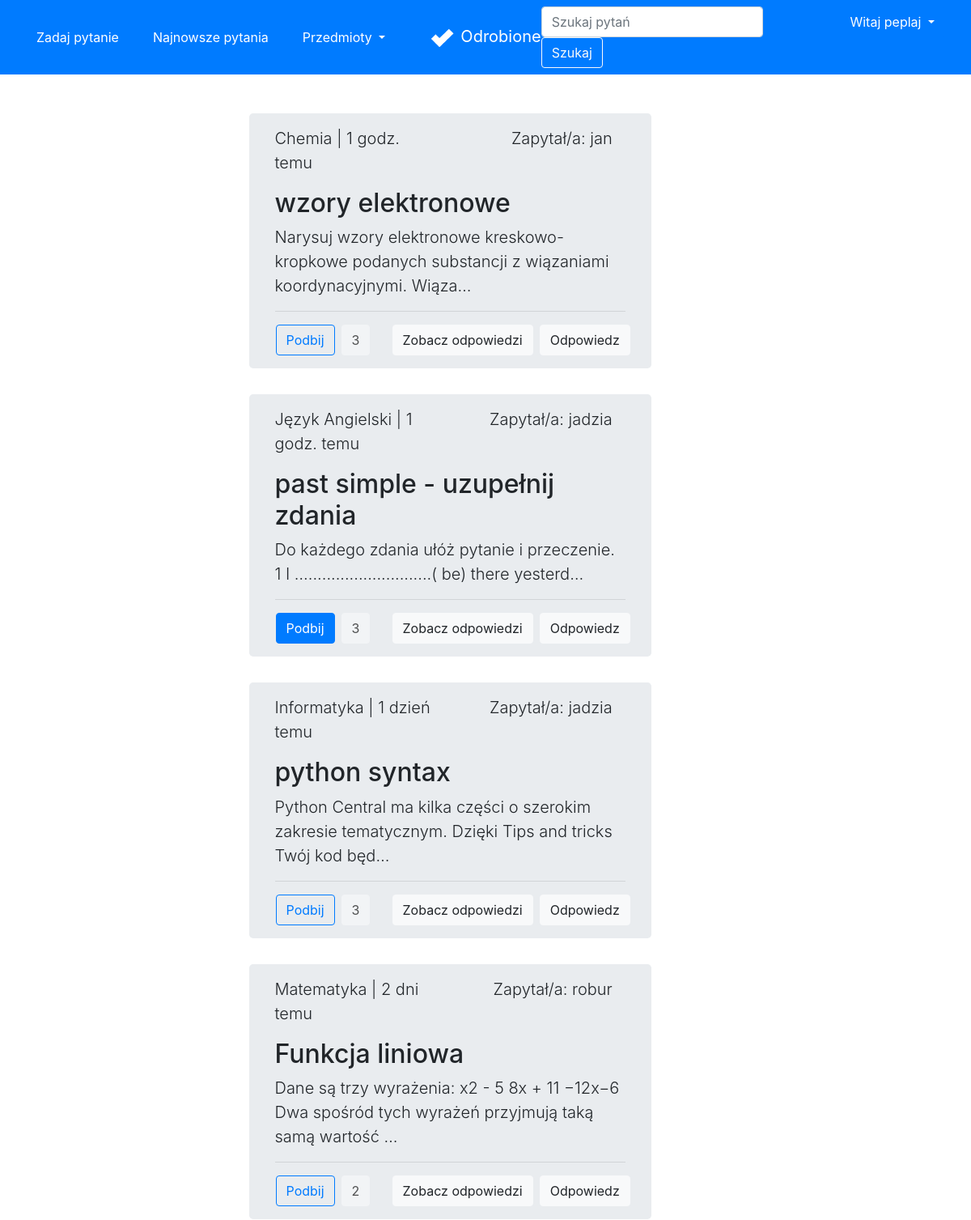
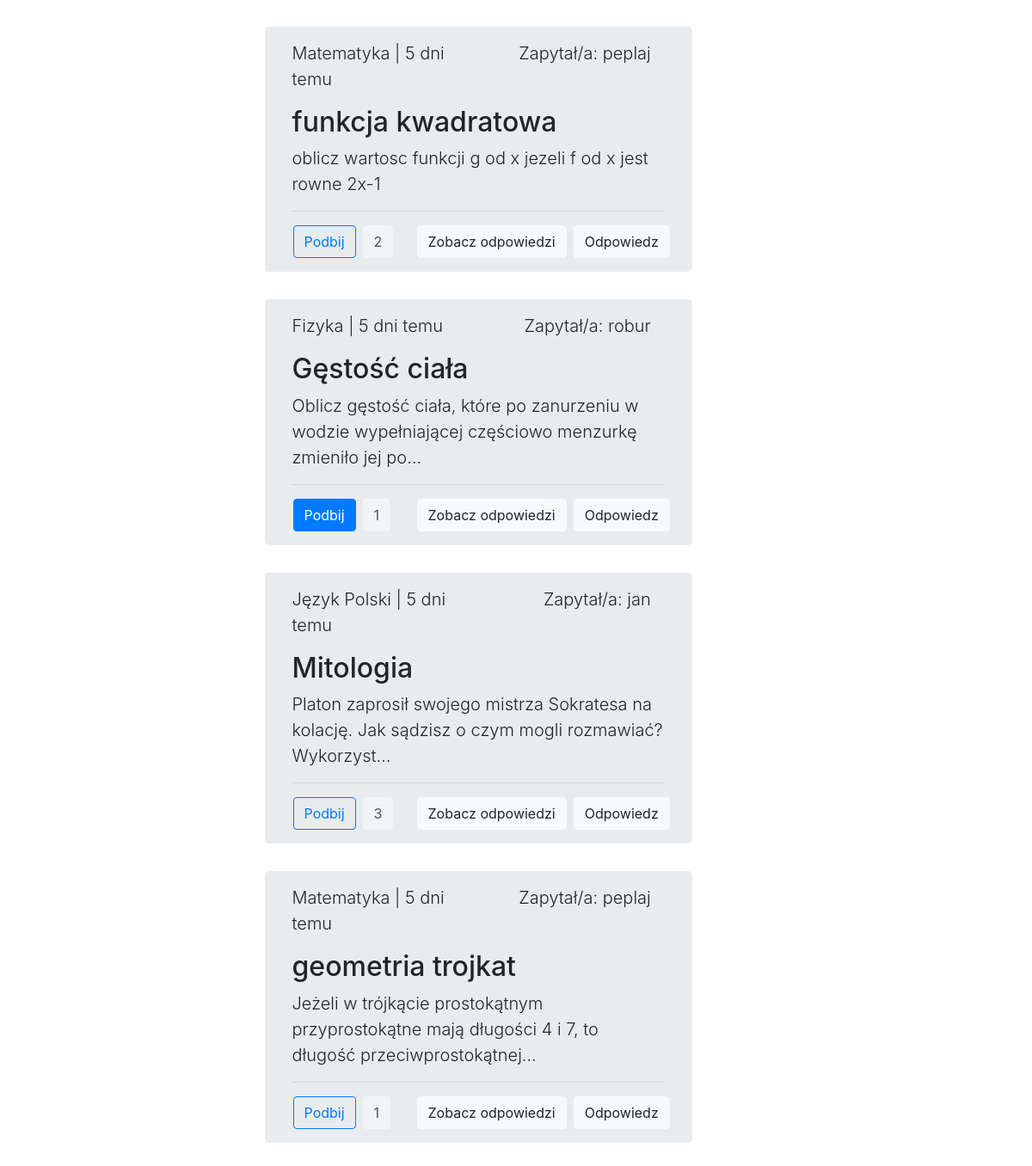
Screenshot of /latest (signed in) with the database file from the repository (2 pictures, top to bottom).
### accounts/models.py (models this page shows)
class User(AbstractUser):
    email = models.EmailField(_('email address'), unique=True)

### forum/models.py (models this page shows, shortened)
class Question(Model):
    title = CharField(max_length=300)
    desc = TextField()
    image = ImageField(upload_to='images/', blank=True)
    createDate = DateTimeField(auto_now_add=True)
    user = ForeignKey(User, on_delete=CASCADE)
    schools = [
        ('', 'Wybierz szkołę'),
        ('ps', 'Szkoła Podstawowa'),
        ('ms', 'Szkoła Średnia'),
        ('cl', 'Studia'),
    ]
    school = CharField(max_length=2, choices=schools,
                       default='')
    subjects = [
        ('', 'Wybierz przedmiot'),
        ('mat', 'Matematyka'),
        ('fiz', 'Fizyka'),
        ('inf', 'Informatyka'),
        ('pol', 'Język Polski'),
        ('ang', 'Język Angielski'),
        ('nmc', 'Język Niemiecki'),
        ('his', 'Historia'),
        ('bio', 'Biologia'),
        ('che', 'Chemia'),
        ('geo', 'Geografia'),
    ]
    subject = CharField(max_length=3, choices=subjects,
                        default='')
    likes = ManyToManyField(User, related_name='likes', blank=True)
    def total_likes(self):
        return self.likes.count()
    def display_time(self):
        mytimezone = timezone.utc
        now = datetime.now(mytimezone)
        diff = (now - self.createDate).days
        if diff == 0:
            if str(now - self.createDate).split(":")[0] == "0":
                if now.hour == self.createDate.hour and now.minute - self.createDate.minute != 0:
                    return str(now.minute - self.createDate.minute)+" min. temu"
                if now.minute - self.createDate.minute != 0:
                    return str(now - self.createDate).split(":")[1]+" min. temu"
                else:
                    return "teraz"
            else:
                return str(now - self.createDate).split(":")[0] + " godz. temu"
        else:
            if diff == 1:
                return str(diff)+" dzień temu"
            else:
                return str(diff)+" dni temu"
    def display_subject(self):
        mySubjects = {'mat': 'Matematyka', 'fiz': 'Fizyka', 'inf': 'Informatyka',
                      'pol': 'Język Polski', 'ang': 'Język Angielski', 'nmc': 'Język Niemiecki',
                      'his': 'Historia', 'bio': 'Biologia', 'che': 'Chemia', 'geo': 'Geografia'}
        return mySubjects[self.subject]

### forum/views.py (the view)
# urls.py: path('latest', views.latest, name='latest'),
def latest(request):
    questions = Question.objects.all().order_by('-createDate')
    for question in questions:
        if question.likes.filter(id=request.user.id).exists():
            question.is_liked = True
        else:
            question.is_liked = False
    return render(request, 'forum/latest.html',
                  {'questions': questions})

### forum/templates/forum/latest.html (shortened to what this page needs)
{% extends 'forum/base.html' %}
{% block content %}
<div class="row justify-content-center">
    <div class="col-md-6">
        <br>
        <br>
        {% for question in questions %}
        <div class="jumbotron py-3" style="height: fit-content; width: 85%;">
            <div class="row">
                <div class="col text-left">
                    <p class="lead">{{question.display_subject}} | {{question.display_time}}</p>
                </div>
                <div class="col text-right mr-3">
                    <p class="lead">Zapytał/a: {{question.user}}</p>
                </div>
            </div>
            <h2 class="display">{{question.title}}</h2>
            <p class="lead">{{question.desc|truncatechars:100}}</p>
            <hr class="my-2">
            <div class="row mt-3">
                <div class="col content-left">
                    <div class="row">
                        <form action="{% url 'like' question.id %}" method="POST">
                            {% if question.is_liked %}
                            <button type="submit" class="btn btn-primary ml-3">Podbij</button>
                            {% else %}
                            <button type="submit" class="btn btn-outline-primary ml-3">Podbij</button>
                            {% endif %}
                        </form>
                        <a class="btn btn-light disabled ml-2" style="color: black;" href="#"
                            role="button">{{question.total_likes}}</a>
                    </div>
                </div>
                <div class="row">
                    <a class="btn btn-light mr-2" href="{% url 'detail' question.id %}" role="button">Zobacz
                        odpowiedzi</a>
                        <form action="{% url 'createAnswer' question.id %}">
                            <button class="btn btn-light mr-4" type="submit">Odpowiedz</button>
                        </form>
                </div>
            </div>
        </div>
        {% endfor %}
    </div>
</div>
{% endblock content %}

### forum/templates/forum/base.html (shortened to what this page needs)
<!doctype html>
<html lang="pl">
{% load static %}
<head>
    <link rel="stylesheet" href="https://maxcdn.bootstrapcdn.com/bootstrap/4.0.0/css/bootstrap.min.css"
>
</head>
<body>
    <nav class="navbar navbar-expand-md navbar-dark bg-primary">
        <div class="navbar-collapse collapse w-100 order-1 order-md-0 dual-collapse2">
            <ul class="navbar-nav mr-auto">
                <li class="nav-item active">
                    <a href="{% url 'create' %}" class="btn btn-primary mx-3">Zadaj pytanie</a>
                </li>
                <li class="nav-item">
                    <a href="{% url 'latest' %}" class="btn btn-primary mr-3">Najnowsze pytania</a>
                </li>
                <li class="nav-item">
                    <div class="dropdown mr-3">
                        <a class="btn btn-primary dropdown-toggle" href="#" role="button" id="dropdownMenuLink"
                            data-toggle="dropdown" aria-haspopup="true" aria-expanded="false">
                            Przedmioty
                        </a>
                    </div>
                </li>
            </ul>
        </div>
        <div class="mx-auto order-0">
            <a class="navbar-brand mx-auto" href="{% url 'home' %}"><img class="img-responsive mr-2"
                    src="{% static 'forum/logo.png' %}" height="30px" width="30px">Odrobione</a>
        </div>
        <div class="navbar-collapse collapse w-100 order-3 dual-collapse2">
            <ul class="navbar-nav ml-auto">
                <li class="nav-item">
                    <form class="form-inline" method="POST" action="{% url 'search' %}">
                        <input class="form-control mr-sm-2" name="q" type="search" placeholder="Szukaj pytań" aria-label="Search">
                        <button class="btn btn-outline-light my-2 my-sm-0" type="submit">Szukaj</button>
                    </form>
                </li>
                {% if user.is_authenticated %}
                <li class="nav-item">
                    <div class="btn-group mx-3 ">
                        <button type="button" class="btn btn-primary dropdown-toggle" data-toggle="dropdown"
                            aria-haspopup="true" aria-expanded="false">
                            Witaj {{user}}
                        </button>
                    </div>
                </li>
                {% endif %}
            </ul>
        </div>
    </nav>
    {% block content %}{% endblock content %}
</body>
</html>

### rows the page displays
User: username "peplaj"
Question: display_subject "Chemia", display_time "1 godz. temu", user "jan", title "wzory elektronowe", desc "Narysuj wzory elektronowe kreskowo-kropkowe podanych substancji z wiązaniami koordynacyjnymi. Wiąza…", shows "Podbij", total_likes "3"
Question: display_subject "Język Angielski", display_time "1 godz. temu", user "jadzia", title "past simple - uzupełnij zdania", desc "Do każdego zdania ułóż pytanie i przeczenie. 1 I …...........................( be) there yesterd…", shows "Podbij", total_likes "3"
Question: display_subject "Informatyka", display_time "1 dzień temu", user "jadzia", title "python syntax", desc "Python Central ma kilka części o szerokim zakresie tematycznym. Dzięki Tips and tricks Twój kod będ…", shows "Podbij", total_likes "3"
Question: display_subject "Matematyka", display_time "2 dni temu", user "robur", title "Funkcja liniowa", desc "Dane są trzy wyrażenia: x2 - 5 8x + 11 −12x−6 Dwa spośród tych wyrażeń przyjmują taką samą wartość …", shows "Podbij", total_likes "2"
Question: display_subject "Matematyka", display_time "5 dni temu", user "peplaj", title "funkcja kwadratowa", desc "oblicz wartosc funkcji g od x jezeli f od x jest rowne 2x-1", shows "Podbij", total_likes "2"
Question: display_subject "Fizyka", display_time "5 dni temu", user "robur", title "Gęstość ciała", desc "Oblicz gęstość ciała, które po zanurzeniu w wodzie wypełniającej częściowo menzurkę zmieniło jej po…", shows "Podbij", total_likes "1"
Question: display_subject "Język Polski", display_time "5 dni temu", user "jan", title "Mitologia", desc "Platon zaprosił swojego mistrza Sokratesa na kolację. Jak sądzisz o czym mogli rozmawiać? Wykorzyst…", shows "Podbij", total_likes "3"
Question: display_subject "Matematyka", display_time "5 dni temu", user "peplaj", title "geometria trojkat", desc "Jeżeli w trójkącie prostokątnym przyprostokątne mają długości 4 i 7, to długość przeciwprostokątnej…", shows "Podbij", total_likes "1"
